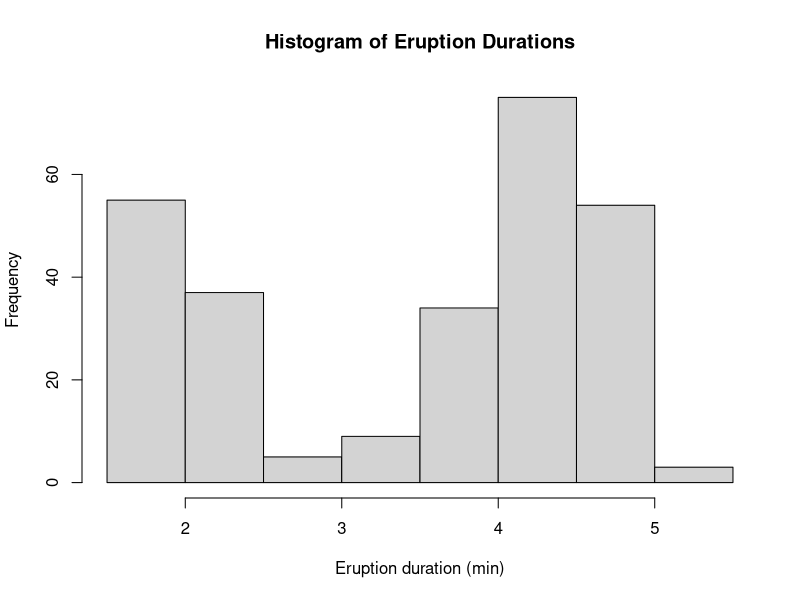

Generate this figure with R:
## ---- chunk 1
knitr::opts_chunk$set(echo = FALSE)
library(kableExtra)
## ---- chunk 2
data <- faithful
## ---- chunk 3
knitr::kable(head(data$eruptions, n = 4),col.names = "Duration(min)")
## ---- chunk 4
d <-head(data, n =5)
kbl <- knitr::kable(d, format = "html")
kableExtra::kable_styling(kbl, full_width = FALSE)
## ---- chunk 5
hist(data$eruptions, main = "Histogram of Eruption Durations",
     xlab = "Eruption duration (min)")
